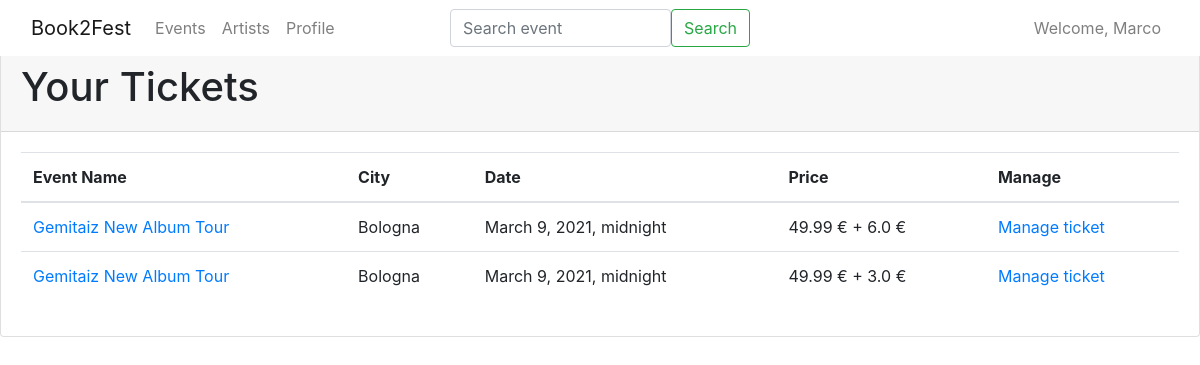
/book2fest/ticket/list (signed in), run on the app's committed database.
### book2fest/models.py (models this page shows, shortened)
class Ticket(models.Model):
    seat = models.OneToOneField(Seat, related_name='ticket_seat', on_delete=models.CASCADE)
    user = models.ForeignKey(UserProfile, related_name="ticket_user", on_delete=models.CASCADE)
    delivery = models.ForeignKey(Delivery, related_name='ticket_delivery', on_delete=models.CASCADE)

class Seat(models.Model):
    event = models.ForeignKey(EventProfile, related_name='seat_event', on_delete=models.CASCADE)
    name = models.CharField(max_length=32)
    row = models.CharField(max_length=1, blank=True)
    number = models.CharField(max_length=4, blank=True)
    price = models.FloatField()
    available = models.BooleanField(default=True)
    seat_type = models.ForeignKey(SeatType, related_name='seat_type', on_delete=models.CASCADE)

class EventProfile(models.Model):
    user = models.ForeignKey(OrganizerProfile, related_name='event_user', on_delete=models.CASCADE)
    event_name = models.CharField(max_length=60)
    brief_description = models.TextField()
    description = models.TextField()
    artist_list = models.ManyToManyField(Artist)
    city = models.CharField(max_length=32)
    country = models.CharField(max_length=32)
    address = models.CharField(max_length=32)
    max_capacity = models.IntegerField()
    event_start = models.DateTimeField()
    event_end = models.DateTimeField()
    services = models.ManyToManyField(Service)      # An event has many services, a service can be offered by many events (m to n)

class Delivery(models.Model):
    name = models.CharField(max_length=32)
    overprice = models.FloatField()
    delivery_time = models.DurationField()   #TODO forse meglio mettere un datetime field boh

### book2fest/views.py (the view)
# urls.py: path('ticket/list', UserTicketList.as_view(), name='ticket-list' ),
class UserTicketList(LoginRequiredMixin, UserRequiredMixin, ListView):
    model = Ticket
    template_name = "book2fest/ticket/list.html"
    def get_queryset(self):
        return Ticket.objects.all().filter(user=self.profile)

### book2fest/mixin.py (called while the page is built)
    def dispatch(self, request, *args, **kwargs):
        try:
            self.profile = UserProfile.objects.get(user=request.user)
            return super().dispatch(request, *args, **kwargs)
        except ObjectDoesNotExist:
            return redirect('book2fest:organizer-profile')

### book2fest/templates/book2fest/ticket/list.html (shortened to what this page needs)
{% extends 'base_list.html' %}
{% block content_title %}Your Tickets{% endblock %}
{% block thead %}
    <th>Event Name</th>
    <th>City</th>
    <th>Date</th>
    <th>Price</th>
    <th>Manage</th>
{% endblock %}
{% block tbody %}
    {% for ticket in object_list  %}
        <tr>
            <td><a href="{% url 'book2fest:event-detail' ticket.seat.event.pk %}">{{ ticket.seat.event.event_name }}</a></td>
            <td>{{ ticket.seat.event.city }}</td>
            <td>{{ ticket.seat.event.event_start }}</td>
            <td>{{ ticket.seat.price}} &euro; + {{ ticket.delivery.overprice}} &euro;</td>
            <td><a href="{% url 'book2fest:ticket-manage' ticket.pk %}">Manage ticket</a></td>
        </tr>
    {% endfor %}
{% endblock %}

### templates/navbar.html (shortened to what this page needs)
<!doctype html>
<header>
    <nav class="navbar navbar-expand-md navbar-light bg-white fixed-top">
        <div class="container-fluid">
            <a class="navbar-brand" href="{% url 'homepage' %}">Book2Fest</a>
            <div class="collapse navbar-collapse justify-content-between " id="navbarCollapse">
                <ul class="navbar-nav me-auto mb-2 mb-md-0 ">
                    <li class="nav-item">
                        <a class="nav-link" aria-current="page" href="{% url 'book2fest:event-list' %}">Events</a>
                    </li>
                    <li class="nav-item">
                        <a class="nav-link" href="">Artists</a>
                    </li>
                    <li class="nav-item">
                        <a class="nav-link" href="{% url 'book2fest:user-profile' %}">Profile</a>
                    </li>
                </ul>
                <form class="d-flex w-25" style="position:absolute; margin:auto; left:0; right:0;">
                    <input class="form-control me-2" type="search" placeholder="Search event" aria-label="Search">
                    <button class="btn btn-outline-success" type="submit">Search</button>
                </form>
                <ul class="navbar-nav">
                    <li class="nav-item">
                        {% if not user.is_authenticated %}
                            <a class="nav-link" href="{% url 'login' %}">Log in <i class="bi bi-person-circle"></i></a>
                        {% else %}
                            <a class="nav-link" href="{% url 'logout' %}">Welcome, {{ user.username }}</a>
                        {% endif %}
                    </li>
                </ul>
            </div>
        </div>
    </nav>
</header>

### static/css/main.css (style rules this page uses)
body { padding-top: 50px; }

### data on the page
Ticket: seat.event.event_name "Gemitaiz New Album Tour", seat.event.city "Bologna", seat.event.event_start "March 9, 2021, midnight", seat.price "49.99", delivery.overprice "6.0"
Ticket: seat.event.event_name "Gemitaiz New Album Tour", seat.event.city "Bologna", seat.event.event_start "March 9, 2021, midnight", seat.price "49.99", delivery.overprice "3.0"

### other printed values
{{ user.username }} "Marco"
